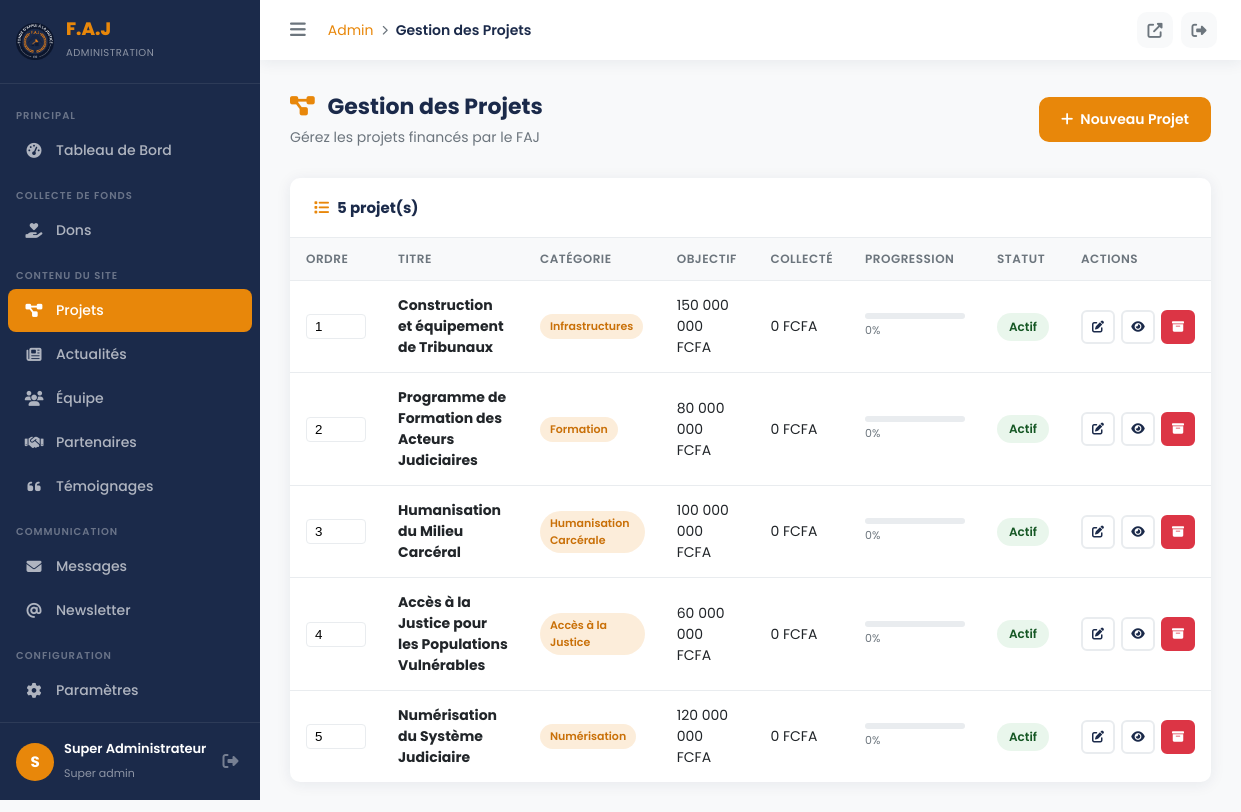
Page /admin/projets/liste.php (signed in) on the committed database.
### tables this page shows
CREATE TABLE IF NOT EXISTS `projets` (
  `id` INT AUTO_INCREMENT PRIMARY KEY,
  `titre` VARCHAR(255) NOT NULL,
  `slug` VARCHAR(255) UNIQUE NOT NULL,
  `description_courte` TEXT,
  `description_longue` LONGTEXT,
  `categorie` ENUM('infrastructure','formation','humanisation','acces_justice','numerisation','autre') DEFAULT 'autre',
  `objectif_montant` DECIMAL(15,2) DEFAULT 0,
  `montant_collecte` DECIMAL(15,2) DEFAULT 0,
  `image` VARCHAR(255) DEFAULT NULL,
  `images_galerie` JSON DEFAULT NULL,
  `statut` ENUM('actif','termine','en_pause','brouillon') DEFAULT 'actif',
  `priorite` INT DEFAULT 0,
  `date_debut` DATE DEFAULT NULL,
  `date_fin` DATE DEFAULT NULL,
  `created_at` DATETIME DEFAULT CURRENT_TIMESTAMP,
  `updated_at` DATETIME DEFAULT CURRENT_TIMESTAMP ON UPDATE CURRENT_TIMESTAMP
);

### includes/config.php (called while the page is built, shortened)
<?php
function sanitize(mixed $input): string {
    return htmlspecialchars(strip_tags(trim((string)$input)), ENT_QUOTES | ENT_HTML5, 'UTF-8');
}
?>

### admin/projets/liste.php (the view, shortened to what this page needs)
<?php
require_once '../../includes/config.php';
try {
    $pdo = getDB();
    $projets = $pdo->query("SELECT * FROM projets ORDER BY priorite, created_at DESC")->fetchAll();
} catch (Exception $e) {
    $projets = [];
}
$categories = [
    'infrastructure' => 'Infrastructures',
    'formation' => 'Formation',
    'humanisation' => 'Humanisation Carcérale',
    'acces_justice' => 'Accès à la Justice',
    'numerisation' => 'Numérisation',
    'autre' => 'Autres',
];
include '../../admin/includes/layout-header.php';
?>
<div class="page-header">
    <div>
        <h1 class="page-title"><i class="fas fa-project-diagram"></i> Gestion des Projets</h1>
        <p class="page-subtitle">Gérez les projets financés par le FAJ</p>
    </div>
    <button class="btn btn-primary" onclick="showForm()">
        <i class="fas fa-plus"></i> Nouveau Projet
    </button>
</div>
<div class="card">
    <div class="card-header"><h3><i class="fas fa-list"></i> <?= count($projets) ?> projet(s)</h3></div>
    <div class="card-body p-0">
        <div class="table-responsive">
            <table class="table">
                <thead>
                    <tr>
                        <th>Ordre</th>
                        <th>Titre</th>
                        <th>Catégorie</th>
                        <th>Objectif</th>
                        <th>Collecté</th>
                        <th>Progression</th>
                        <th>Statut</th>
                        <th>Actions</th>
                    </tr>
                </thead>
                <tbody>
                    <?php foreach ($projets as $p):
                        $pct = $p['objectif_montant'] > 0 ? min(100, round($p['montant_collecte']/$p['objectif_montant']*100)) : 0;
                        $statuts_labels = ['actif'=>'success','brouillon'=>'warning','termine'=>'info','en_pause'=>'danger'];
                    ?>
                    <tr>
                        <td><input type="number" value="<?= $p['priorite'] ?>" style="width:60px; padding:4px 8px; border:1px solid var(--admin-border); border-radius:4px;"></td>
                        <td>
                            <strong><?= sanitize($p['titre']) ?></strong>
                        </td>
                        <td><span class="badge orange"><?= $categories[$p['categorie']] ?? $p['categorie'] ?></span></td>
                        <td><?= number_format($p['objectif_montant'],0,',',' ') ?> FCFA</td>
                        <td><?= number_format($p['montant_collecte'],0,',',' ') ?> FCFA</td>
                        <td>
                            <div style="background:var(--admin-border); height:6px; border-radius:3px; width:100px;">
                            </div>
                            <small style="font-size:11px; color:var(--admin-gray);"><?= $pct ?>%</small>
                        </td>
                        <td><span class="status-badge <?= $statuts_labels[$p['statut']] ?? 'warning' ?>"><?= ucfirst($p['statut']) ?></span></td>
                        <td>
                            <div style="display:flex; gap:6px;">
                                <a href="?edit=<?= $p['id'] ?>" class="btn btn-sm btn-outline btn-icon" title="Modifier">
                                    <i class="fas fa-edit"></i>
                                </a>
                                <a href="<?= SITE_URL ?>/projets" target="_blank" class="btn btn-sm btn-outline btn-icon" title="Voir sur le site">
                                    <i class="fas fa-eye"></i>
                                </a>
                                <form method="POST" style="display:inline;" onsubmit="return confirm('Archiver ce projet ?')">
                                    <button type="submit" class="btn btn-sm btn-danger btn-icon" title="Archiver">
                                        <i class="fas fa-archive"></i>
                                    </button>
                                </form>
                            </div>
                        </td>
                    </tr>
                    <?php endforeach; ?>
                </tbody>
            </table>
        </div>
    </div>
</div>
<?php include '../../admin/includes/layout-footer.php'; ?>

### admin/assets/css/admin.css (style rules this page uses)
:root { --admin-primary: #1B2A4A; --admin-secondary: #E8870A; --admin-sidebar-width: 260px; --admin-sidebar-collapsed: 70px; --admin-topbar-height: 60px; --admin-light: #f8f9fa; --admin-gray: #6c757d; --admin-border: #e9ecef; --admin-white: #ffffff; --admin-success: #28a745; --admin-danger: #dc3545; --admin-warning: #ffc107; --admin-info: #17a2b8; --admin-font: 'Poppins', sans-serif; --admin-shadow: 0 2px 15px rgba(27,42,74,0.08); --admin-shadow-lg: 0 8px 30px rgba(27,42,74,0.12); --admin-radius: 10px; --admin-transition: all 0.3s ease; }
* { box-sizing: border-box; margin: 0; padding: 0; }
body { font-family: var(--admin-font); background: var(--admin-light); color: #212529; }
a { text-decoration: none; color: inherit; transition: var(--admin-transition); }
.admin-body { display: flex; min-height: 100vh; }
.page-header { display: flex; justify-content: space-between; align-items: center; margin-bottom: 30px; flex-wrap: wrap; gap: 16px; }
.page-title { font-size: 22px; font-weight: 700; color: var(--admin-primary); margin-bottom: 4px; }
.page-title i { color: var(--admin-secondary); margin-right: 8px; }
.page-subtitle { color: var(--admin-gray); font-size: 14px; }
.card { background: var(--admin-white); border-radius: var(--admin-radius); box-shadow: var(--admin-shadow); overflow: hidden; }
.card-header { padding: 18px 24px; border-bottom: 1px solid var(--admin-border); display: flex; justify-content: space-between; align-items: center; }
.card-header h3 { font-size: 15px; font-weight: 700; color: var(--admin-primary); display: flex; align-items: center; gap: 8px; }
.card-header h3 i { color: var(--admin-secondary); }
.card-body { padding: 24px; }
.card-body.p-0 { padding: 0; }
.table-responsive { overflow-x: auto; }
.table { width: 100%; border-collapse: collapse; font-size: 14px; }
.table th { padding: 12px 16px; text-align: left; font-weight: 600; color: var(--admin-gray); font-size: 12px; text-transform: uppercase; letter-spacing: 0.5px; background: var(--admin-light); border-bottom: 1px solid var(--admin-border); }
.table td { padding: 14px 16px; border-bottom: 1px solid var(--admin-border); vertical-align: middle; }
.table tbody tr:last-child td { border-bottom: none; }
.btn { display: inline-flex; align-items: center; gap: 7px; padding: 10px 20px; border-radius: var(--admin-radius); font-size: 14px; font-weight: 600; cursor: pointer; border: 2px solid transparent; transition: var(--admin-transition); font-family: var(--admin-font); white-space: nowrap; }
.btn-primary { background: var(--admin-secondary); color: white; border-color: var(--admin-secondary); }
.btn-danger { background: var(--admin-danger); color: white; border-color: var(--admin-danger); }
.btn-outline { background: transparent; color: var(--admin-primary); border-color: var(--admin-border); }
.btn-sm { padding: 7px 14px; font-size: 12px; }
.btn-icon { padding: 8px; width: 34px; height: 34px; justify-content: center; border-radius: 6px; }
.badge { display: inline-flex; align-items: center; padding: 4px 10px; border-radius: 50px; font-size: 11px; font-weight: 600; }
.badge.orange { background: rgba(232,135,10,0.15); color: #c97008; }
.status-badge { display: inline-flex; align-items: center; padding: 5px 12px; border-radius: 50px; font-size: 12px; font-weight: 600; }
.status-badge.success { background: rgba(40,167,69,0.1); color: #155724; }

### rows in the picture
projets: priorite "1", titre "Construction et équipement de Tribunaux", categorie "Infrastructures", objectif_montant "150 000 000", montant_collecte "0", pct "0", statut "Actif"
projets: priorite "2", titre "Programme de Formation des Acteurs Judiciaires", categorie "Formation", objectif_montant "80 000 000", montant_collecte "0", pct "0", statut "Actif"
projets: priorite "3", titre "Humanisation du Milieu Carcéral", categorie "Humanisation Carcérale", objectif_montant "100 000 000", montant_collecte "0", pct "0", statut "Actif"
projets: priorite "4", titre "Accès à la Justice pour les Populations Vulnérables", categorie "Accès à la Justice", objectif_montant "60 000 000", montant_collecte "0", pct "0", statut "Actif"
projets: priorite "5", titre "Numérisation du Système Judiciaire", categorie "Numérisation", objectif_montant "120 000 000", montant_collecte "0", pct "0", statut "Actif"

### other values in the picture
substr($_SESSION['admin_nom'] ?? 'A', 0, 1) "S"
$_SESSION['admin_nom'] "Super Administrateur"
str_replace('_',' ',$_SESSION['admin_role'] ?? 'admin') "Super admin"
$page_title "Gestion des Projets"
count($projets) "5"
